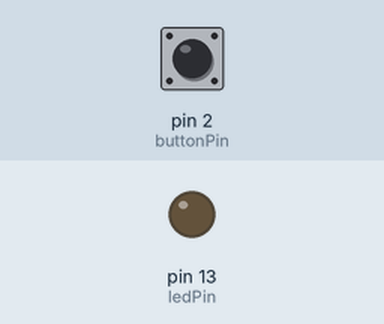
This sketch was run on a simulated Arduino Uno, built with avr-gcc and run on an emulated ATmega328P. Parts: output pins drawn as LEDs (lit = HIGH). Inputs (shaded band) come from the test bench; at power-on: pin 2 (buttonPin) HIGH.

Above: at 1.2 s.
1.3 s: pin 2 (buttonPin) pulled LOW for 0.15 s
At 2.2 s:
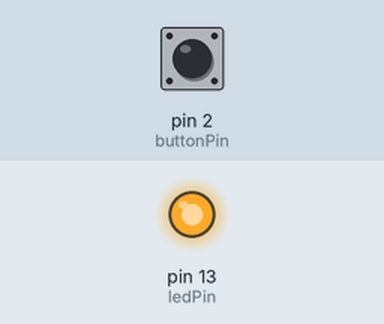
2.9 s: pin 2 (buttonPin) pulled LOW for 1 s
At 3.4 s:
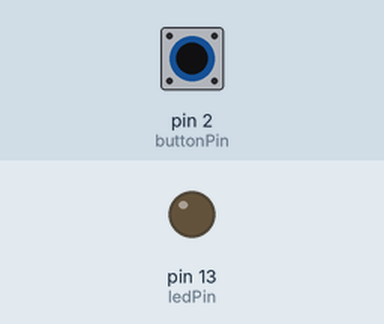
5.4 s: pin 2 (buttonPin) pulled LOW for 3.2 s
At 6.5 s:
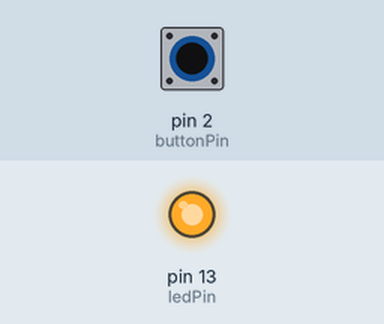
Timing chart, 0 to 8.4 s (numbered marks = the images above; inputs shaded):
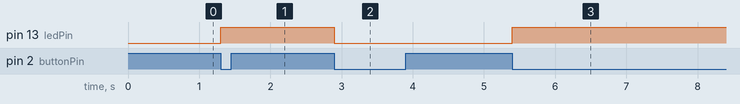

The sketch:

EX2_3.ino
```cpp
// EX 2.3 Timer Interrupt

#include <avr/io.h>
#include <avr/interrupt.h>

#include <avr/io.h>
#include <avr/interrupt.h>

ISR(TIMER1_COMPA_vect) {
  PORTB ^= (1 << PB5);  // Toggle LED (D13)
}

int main(void) {
  DDRB |= (1 << PB5);   // D13 (PB5) - output (LED)

  TCCR1B |= (1 << WGM12);  // Set Timer1 to CTC mode

  OCR1A = 15625;  // Compare match occurs every 1 second

  TIMSK1 |= (1 << OCIE1A);  //  Enable compare interrupt

  TCCR1B |= (1 << CS12) | (1 << CS10); // Set prescaler to 1024

  sei();  // Enable global interrupt

  while (1) {

  }
}
```

EX2_1_1.ino
```cpp
// EX 2.1 External Interrupt (Button on INT0)
// 1) Arduino Programming Version

const int buttonPin = 2; // D2 - INT0
const int ledPin = 13;   // D13 - LED

volatile bool ledState = LOW;

// ISR function
void toggleLED() {
  ledState = !ledState;
  digitalWrite(ledPin, ledState);
}

void setup() {
  pinMode(ledPin, OUTPUT);
  pinMode(buttonPin, INPUT_PULLUP);  // INPUT_PULLUP - INTO pin
  // FALLING edge
  attachInterrupt(digitalPinToInterrupt(buttonPin), toggleLED, FALLING);
}

void loop() {
}
```

Measured:
- after the input at 1.3 s, pin 13 (ledPin): LOW → HIGH at once
- after the input at 2.9 s, pin 13 (ledPin): HIGH → LOW at once
- after the input at 5.4 s, pin 13 (ledPin): LOW → HIGH at once
